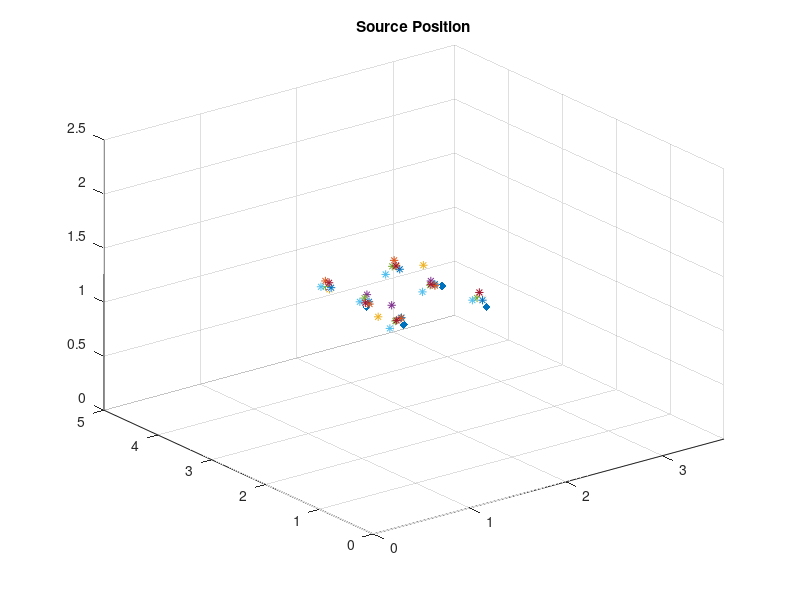
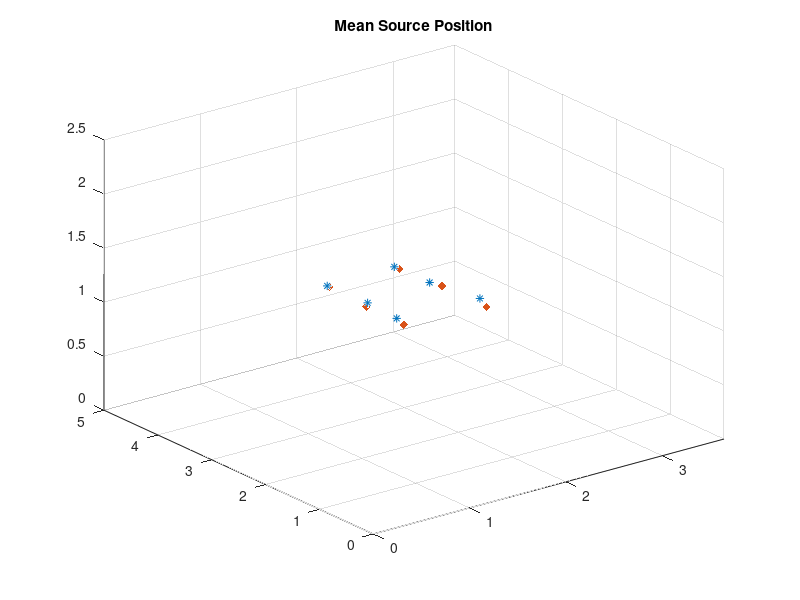
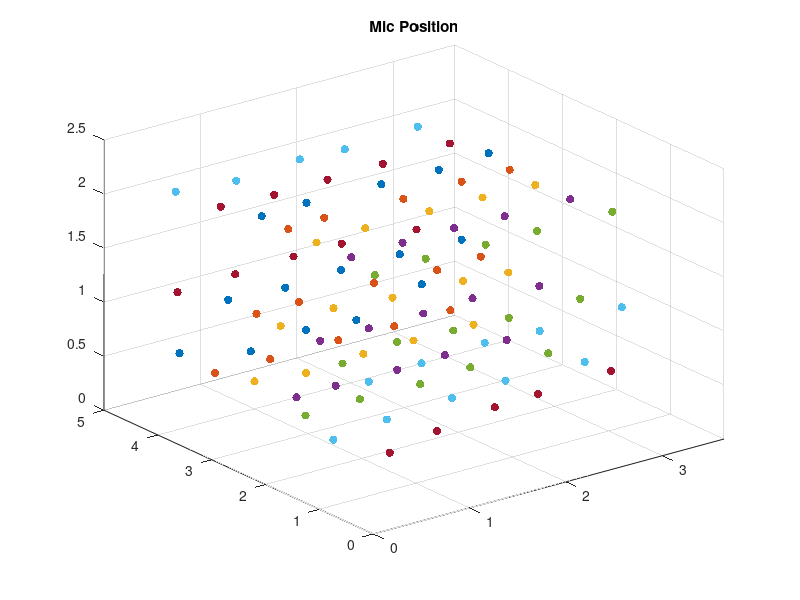
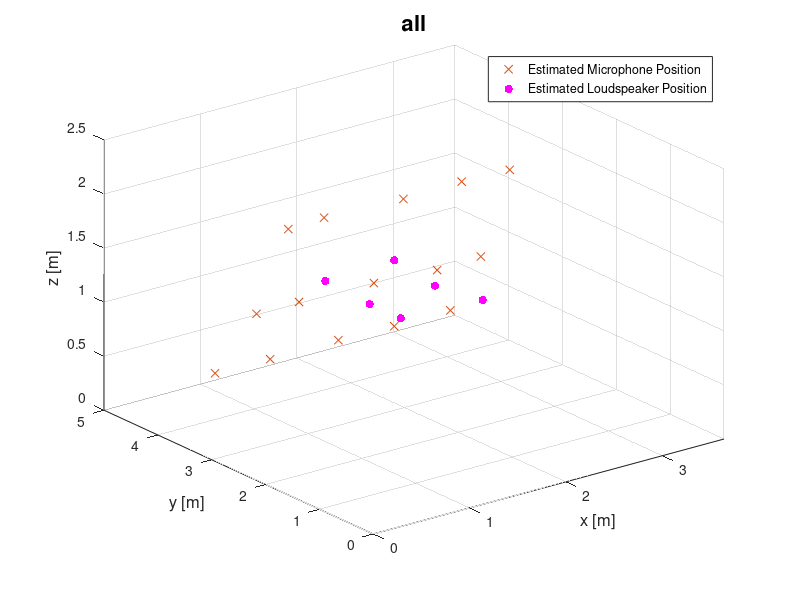

These figures' MATLAB source, in order:
%%
clear
close all
clc
%%

trueSpkrPos=[
    1.44, 3.39, 1.16;
    2.17, 3.40, 1.15;
    1.42, 2.67, 1.15;
    2.19, 2.645, 1.16;
    1.39, 1.92, 1.16;
    2.20, 1.835, 1.15;
];

micPos1 = [ 0.49407,  4.4825, 0.52685;
    1.1858,  4.3940, 0.39627;
    1.75844,  4.3953, 0.453863;
    2.3082, 4.44356, 0.404805;
    3.01739, 4.49936, 0.55059;
    0.62896,  3.8204, 1.13962;
    1.17475,  3.7361, 1.14012;
    1.7829, 3.79040, 1.14402;
    2.3930, 3.78959, 1.14212;
    3.06083,  3.8364, 1.10570;
    0.64311,  3.2220, 2.04734;
    1.12475, 3.25235, 2.04733;
    1.89890, 3.24850, 2.03256;
    2.47427, 3.21023, 2.03573;
    3.03768, 3.29436, 2.0355];

spkrPos1 = [
    1.4087            3.303            1.1822;
    2.1373            3.333            1.1700;
    1.4375            2.651            1.1941;
    2.122            2.6551            1.1905;
    1.377            1.9405            1.2247;
    2.178            1.8690            1.2092;];

micPos2 = [            0.53808, 3.90080, 0.46408;
    1.1024, 3.8870, 0.46095;
    1.78904, 3.84936 0.47954;
    2.3473, 3.8109, 0.4826;
    2.9455, 3.8394, 0.4781;
    0.6018, 3.2449, 1.1484;
    1.0400, 3.2391, 1.1533;
    1.8070, 3.2219, 1.1472;
    2.460, 3.216, 1.1111;
    2.9219, 3.2310, 1.1214;
    0.6341, 2.7123, 2.0466;
    1.0035, 2.7083, 2.0639;
    1.816, 2.690, 2.045;
    2.4279, 2.7032, 2.0546;
    2.9238, 2.6978, 2.0451;];

spkrPos2 = [           1.40790,            3.40877,            1.22031;
    2.14266            3.446473            1.22501;
    1.43166            2.63082,            1.1792;
    2.11783            2.64400,            1.18087;
    1.36974,            1.93907,            1.22065;
    2.18015            1.869958,            1.20988;];





micPos3 = [
    0.60362,  3.28614, 0.5136;
    1.1283  3.2677,  0.4671;
    1.7309, 3.27990, 0.49720;
    2.251 3.283 0.49474;
    2.876 3.28413, 0.48966;
    0.60263,  2.79977, 1.1373;
    1.12687,  2.75427, 1.1867;
    1.71392,  2.70933, 1.1519;
    2.4232,   2.67054,  1.145;
    2.88394,  2.65526, 1.1146;
    0.61864,  2.16157, 2.0525;
    1.1164  2.14653,  2.0675;
    1.77227,  2.1284, 2.0706;
    2.33537,   2.14834,  2.057;
    2.87956,   2.1433,  2.043;];
spkrPos3= [
    1.433714,            3.3786806,            1.1436;
    2.1591,            3.431199,            1.1693;
    1.457708,            2.517026,            1.0808;
    2.12628,            2.874128,            1.315;
    1.38548,            1.9637906,            1.2165;
    2.188854,            1.8856006,            1.2107;];



micPos4= [
    0.6607,            2.6079,            0.5079;
    1.0685,            2.6087,            0.5163;
    1.707,            2.610,            0.508;
    2.20784,            2.62148,            0.52181;
    2.864359,            2.648085,            0.496601;
    0.61513,            2.08594,            1.16058;
    1.1141,            2.0734,            1.1582;
    1.68262,            2.08170,            1.15702;
    2.19720,            2.09114,            1.16980;
    2.87484,            2.05845,            1.12794;
    0.6144,            1.5092,            2.0652;
    1.1538,            1.5207,            2.0673;
    1.6803,            1.5048,            2.0792;
    2.20364,            1.50252,            2.06355;
    2.883,            1.503,            2.056;];

spkrPos4 = [1.435,           3.391,            1.157;
    2.1598            3.4405,            1.1761;
    1.4626            2.7344,            1.2351;
    2.1200            2.7247,            1.2049;
    1.3782            2.1236,            1.2970;
    2.2009            1.9026,            1.2064;];

micPos5 = [            0.4642,            2.0900,            0.5057;
    1.0366,            2.1018,            0.5145;
    1.6505,            2.0819,            0.5121;
    2.1688,            2.0791,            0.5414;
    2.9469,            2.0243,            0.4957;
    0.4679,            1.4102,            1.1413;
    1.0845,            1.4999,            1.1700;
    1.6479,            1.4618,            1.1501;
    2.2203,            1.4550,            1.1300;
    2.9560,            1.4469,            1.1298;
    0.5031,            0.8702,            2.0746;
    1.0602,            0.9237,            2.0791;
    1.6597,            0.8822,            2.0739;
    2.199,            0.892,            2.069;
    2.972,            0.877,            2.062;];
spkrPos5 = [            1.3985,            3.3891,            1.1772;
            2.1218,            3.4445,            1.1751;
            1.4210,            2.7058,            1.2195;
            2.1028,            2.7062,            1.1745;
            1.3545,            2.0120,            1.1828;
            2.1773,            1.9679,            1.2074;];

micPos6 = [
            0.3342,            1.3375,            0.4856;
            0.939,            1.425,            0.506;
            1.626,            1.449,            0.533;
            2.189,            1.461,            0.556;
            3.009,            1.458,            0.531;
            0.398,            0.795,            1.131;
            0.961,            0.822,            1.159;
            1.644,            0.872,            1.172;
            2.209,            0.862,            1.148;
            3.057,            0.855,            1.164;
            0.413,            4.409,            2.057;
            1.045,            4.416,            2.004;
            1.726,            4.451,            2.029;
            2.195,            4.458,            2.008;
            2.96,            4.47,            2.03;];
        
spkrPos6 = [            1.334,            3.358,            1.196;
            2.047,            3.433,            1.121;
            1.356,            2.675,            1.208;
            2.024,            2.708,            1.131;
            1.297,            2.012,            1.128;
            2.116,            1.945,            1.207;];
        
micPos7 = [
            0.605,            0.541,            0.567;
            1.17,            0.64,            0.63;
            1.641,            0.703,            0.687;
            2.180,            0.686,            0.641;
            2.750,            0.728,            0.635;
            0.528,            4.212,            1.142;
            1.103,            4.233,            1.139;
            1.739,            4.250,            1.154;
            2.224,            4.267,            1.159;
            2.96,            4.29,            1.11;
            0.58,            3.62,            2.03;
            1.110,            3.600,            2.011;
            1.680,            3.650,            2.006;
            2.23,            3.65,            2.00;
            2.941,            3.700,            2.007;];
        
        
micPos7_2 = [
        0.49066,0.57064,0.50297;
        1.04640,0.68864,0.54425;
        1.68740,0.76270,0.59091;
        2.17383,0.83174,0.58020;
        2.96766,0.89573,0.58474;
        0.46228,4.46261,1.10371;
        1.05152,4.44659,1.13106;
        1.65806,4.44854,1.14832;
        2.17103,4.47070,1.13855;
        2.93780,4.45189,1.08794;
        0.50032,3.72504,2.05421;
        1.04932,3.71810,2.03247;
        1.63622,3.77888,2.01767;
        2.21695,3.78938,2.02097;
        2.93757,3.83328,2.02541;
        ];
    
spkrPos7 =[
           1.4064,            3.1801,            1.2490;
            2.139,            3.222,            1.231;
           1.4216,            2.5409,            1.2088;
            2.103,            2.522,            1.218;
           1.3342,            1.8437,            1.2206;
            2.1718,            1.7561,            1.3066;];       
        
spkrPos7_2 =[
            1.3628672081806155,3.2584313236327827,1.2491714376434102;
            2.0955113405765893,3.3290464853033597,1.2117820765798315;
            1.382746571965173,2.6205737526934825,1.2045571569825366;
            2.0581561942867115,2.6116861071923836,1.214853137283191;
            1.3140704194281796,1.9168616805861323,1.2201176788363295;
            2.1260914933911645,1.833971273505931,1.3012399196184987;];

LSArrayPos = [
          1.55, 0, 1.67;
          1.625, 0, 1.445;
          1.7, 0, 1.67;
          1.775, 0, 1.445;
          1.85, 0, 1.67;
          1.925, 0, 1.445;
          2, 0, 1.67;
          2.075, 0, 1.445];
        
% mic1Mean = mean([micPos1(1,:) ;micPos2(1,:) ;micPos3(1,:) ;micPos4(1,:) ;
%     micPos5(1,:) ;micPos6(1,:) ;micPos7(1,:) ;]);
% mic2Mean = mean([micPos1(2,:) ;micPos2(2,:) ;micPos3(2,:) ;micPos4(2,:) ;
%     micPos5(2,:) ;micPos6(2,:) ;micPos7(2,:) ;]);
% mic3Mean = mean([micPos1(3,:) ;micPos2(3,:) ;micPos3(3,:) ;micPos4(3,:) ;
%     micPos5(3,:) ;micPos6(3,:) ;micPos7(3,:) ;]);
% mic4Mean = mean([micPos1(4,:) ;micPos2(4,:) ;micPos3(4,:) ;micPos4(4,:) ;
%     micPos5(4,:) ;micPos6(4,:) ;micPos7(4,:) ;]);
% mic5Mean = mean([micPos1(5,:) ;micPos2(5,:) ;micPos3(5,:) ;micPos4(5,:) ;
%     micPos5(5,:) ;micPos6(5,:) ;micPos7(5,:) ;]);
% mic6Mean = mean([micPos1(6,:) ;micPos2(6,:) ;micPos3(6,:) ;micPos4(6,:) ;
%     micPos5(6,:) ;micPos6(6,:) ;micPos7(6,:) ;]);
% mic7Mean = mean([micPos1(7,:) ;micPos2(7,:) ;micPos3(7,:) ;micPos4(7,:) ;
%     micPos5(7,:) ;micPos6(7,:) ;micPos7(7,:) ;]);
% mic8Mean = mean([micPos1(8,:) ;micPos2(8,:) ;micPos3(8,:) ;micPos4(8,:) ;
%     micPos5(8,:) ;micPos6(8,:) ;micPos7(8,:) ;]);
% mic9Mean = mean([micPos1(9,:) ;micPos2(9,:) ;micPos3(9,:) ;micPos4(9,:) ;
%     micPos5(9,:) ;micPos6(9,:) ;micPos7(9,:) ;]);
% mic10Mean = mean([micPos1(10,:) ;micPos2(10,:) ;micPos3(10,:) ;micPos4(10,:) ;
%     micPos5(10,:) ;micPos6(10,:) ;micPos7(10,:) ;]);
% mic11Mean = mean([micPos1(11,:) ;micPos2(11,:) ;micPos3(11,:) ;micPos4(11,:) ;
%     micPos5(11,:) ;micPos6(11,:) ;micPos7(11,:) ;]);
% mic12Mean = mean([micPos1(12,:) ;micPos2(12,:) ;micPos3(12,:) ;micPos4(12,:) ;
%     micPos5(12,:) ;micPos6(12,:) ;micPos7(12,:) ;]);
% mic13Mean = mean([micPos1(13,:) ;micPos2(13,:) ;micPos3(13,:) ;micPos4(13,:) ;
%     micPos5(13,:) ;micPos6(13,:) ;micPos7(13,:) ;]);
% mic14Mean = mean([micPos1(14,:) ;micPos2(14,:) ;micPos3(14,:) ;micPos4(14,:) ;
%     micPos5(14,:) ;micPos6(14,:) ;micPos7(14,:) ;]);
% mic15Mean = mean([micPos1(15,:) ;micPos2(15,:) ;micPos3(15,:) ;micPos4(15,:) ;
%     micPos5(15,:) ;micPos6(15,:) ;micPos7(15,:) ;]);
% 
% micMean = [mic1Mean;mic2Mean;mic3Mean;mic4Mean;mic5Mean;mic6Mean;mic7Mean;
%     mic8Mean;mic1Mean;mic1Mean;mic1Mean;mic1Mean;mic1Mean;mic1Mean;mic1Mean;];


sourceMean = spkrPos1;
sourceMean(:,:,2) = spkrPos2;
sourceMean(:,:,3) = spkrPos3;
sourceMean(:,:,4) = spkrPos4;
sourceMean(:,:,5) = spkrPos5;
sourceMean(:,:,6) = spkrPos6;
sourceMean(:,:,7) = spkrPos7_2;
sourceMean = mean(sourceMean,3);
%% Source positions
figure
scatter3(spkrPos1(:,1), spkrPos1(:,2), spkrPos1(:,3),'*'), hold on;
scatter3(spkrPos2(:,1), spkrPos2(:,2), spkrPos2(:,3),'*');
scatter3(spkrPos3(:,1), spkrPos3(:,2), spkrPos3(:,3),'*');
scatter3(spkrPos4(:,1), spkrPos4(:,2), spkrPos4(:,3),'*');
scatter3(spkrPos5(:,1), spkrPos5(:,2), spkrPos5(:,3),'*');
scatter3(spkrPos6(:,1), spkrPos6(:,2), spkrPos6(:,3),'*');
scatter3(spkrPos7_2(:,1), spkrPos7_2(:,2), spkrPos7_2(:,3),'*');
scatter3(trueSpkrPos(:,1), trueSpkrPos(:,2), trueSpkrPos(:,3),  'filled', 'black', 'diamond');


xlim([0, 3.64]), ylim([0, 5]), zlim([0, 2.5]);
title('Source Position')

figure
scatter3(sourceMean(:,1), sourceMean(:,2), sourceMean(:,3),'*'), hold on;
scatter3(trueSpkrPos(:,1), trueSpkrPos(:,2), trueSpkrPos(:,3),  'filled', 'black', 'diamond');

xlim([0, 3.64]), ylim([0, 5]), zlim([0, 2.5]);
title('Mean Source Position')
%% Mic Positions

figure
scatter3(micPos1(:,1), micPos1(:,2), micPos1(:,3), 'filled'), hold on;
scatter3(micPos2(:,1), micPos2(:,2), micPos2(:,3), 'filled');
scatter3(micPos3(:,1), micPos3(:,2), micPos3(:,3), 'filled');
scatter3(micPos4(:,1), micPos4(:,2), micPos4(:,3), 'filled');
scatter3(micPos5(:,1), micPos5(:,2), micPos5(:,3), 'filled');
scatter3(micPos6(:,1), micPos6(:,2), micPos6(:,3), 'filled');
scatter3(micPos7_2(:,1), micPos7_2(:,2), micPos7_2(:,3), 'filled');

xlim([0, 3.64]), ylim([0, 5]), zlim([0, 2.5]);
title('Mic Position')
%% Source And Mic Positions
figure
scatter3(micPos2(:,1), micPos2(:,2), micPos2(:,3),'x','MarkerEdgeColor', '#D95319'), hold on;
scatter3(spkrPos2(:,1), spkrPos2(:,2), spkrPos2(:,3),'m','o','filled'), hold on;

xlim([0, 3.64]), ylim([0, 5]), zlim([0, 2.5]);
xlabel('x [m]','Fontsize',12)
ylabel('y [m]','Fontsize',12)
zlabel('z [m]','Fontsize',12)
legend('Estimated Microphone Position','Estimated Loudspeaker Position')
title('Experimental results','Fontsize',16)

%% Statistics
xlim([0, 3.64]), ylim([0, 5]), zlim([0, 2.5]);
title('all')

figure, imagesc(pdist2(spkrPos2, spkrPos5))

figure, imagesc(pdist2([spkrPos1; spkrPos2; spkrPos3; spkrPos4; spkrPos5; spkrPos6; spkrPos7], ... 
    [spkrPos1; spkrPos2; spkrPos3; spkrPos4; spkrPos5; spkrPos6; spkrPos7]),[0.01, 0.5])
colorbar, colormap(flipud(colormap(('gray'))));
